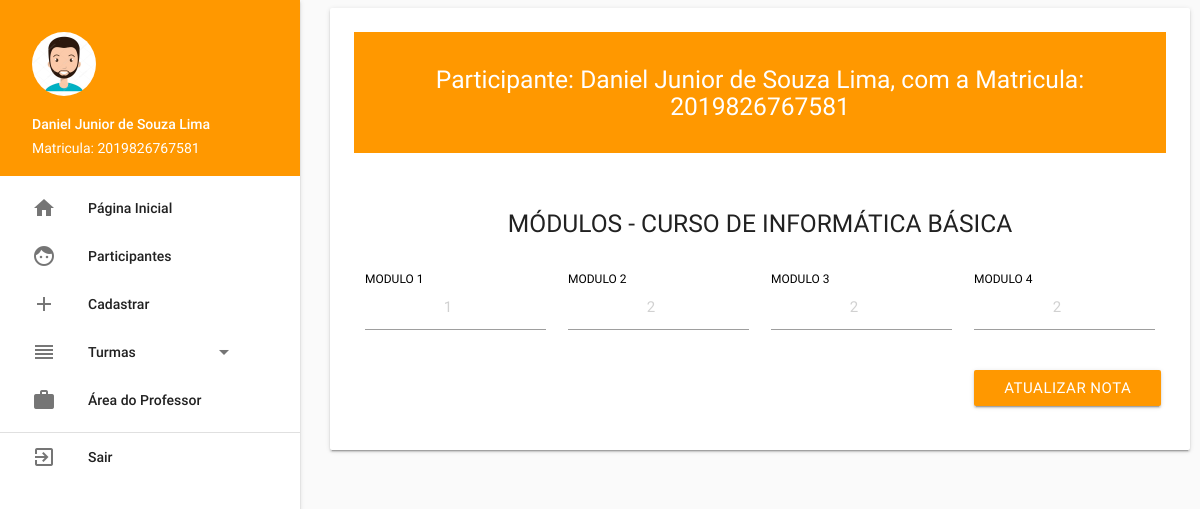
The app's page /professor/editarnotas/2019826767581 (signed in) with its own data.
### tables this page shows
CREATE TABLE `participantes` (
  `id` int(11) NOT NULL,
  `nome_completo` varchar(120) DEFAULT NULL,
  `data_nascimento` varchar(10) DEFAULT NULL,
  `estado_participante` varchar(15) DEFAULT NULL,
  `rg` varchar(12) DEFAULT NULL,
  `cpf` varchar(11) DEFAULT NULL,
  `matricula` varchar(20) DEFAULT NULL,
  `celular` varchar(12) DEFAULT NULL,
  `telefone` varchar(12) DEFAULT NULL,
  `email` varchar(120) DEFAULT NULL,
  `sexo` varchar(15) DEFAULT NULL,
  `turma` varchar(25) DEFAULT NULL,
  `acesso` varchar(10) DEFAULT 'user',
  `senha` varchar(70) DEFAULT NULL,
  `tipo` varchar(12) DEFAULT NULL,
  `numeracao_tipo` varchar(12) DEFAULT NULL
);

CREATE TABLE `notas` (
  `id` int(11) NOT NULL,
  `matricula_participante` varchar(20) DEFAULT NULL,
  `modulo_um` varchar(2) DEFAULT '0',
  `modulo_dois` varchar(2) DEFAULT '0',
  `modulo_tres` varchar(2) DEFAULT '0',
  `modulo_quatro` varchar(2) DEFAULT '0'
);

### App/Controller/professorController.php (called while the page is built, shortened)
<?php
class professorController extends controller
{
    public function editarnotas($matricula)
    {
        $dados = array();
        $professor = new professor();
        $dados['participante'] = $professor->selectedParticipante($matricula);
        $dados['notas'] = $professor->selectdNota($matricula);
        $this->template('professor', 'trocas-notas-participantes', $dados);
    }
}

### Core/core.php (called while the page is built, shortened)
<?php
    class Core{
        public function run(){
            $url = explode('index.php', $_SERVER['PHP_SELF']);
            $url = end($url);
            $params = array();
            if(!empty($url))
            {
                $url = explode('/', $url);
                array_shift($url);
                array_shift($url);
                if (isset($url[0]))
                {
                    $currentAction = $url[0];
                    array_shift($url);
                } else {
                    $currentAction = 'index';
                }
                if(count($url) > 0){
                    $params = $url;
                }
            } else {
                $currentAction = 'index';
                $currentController = 'homeController';
                $params = array();
            }
            $c = new $currentController();
            call_user_func_array(array($c, $currentAction), $params);
        }
    }

### index.php (called while the page is built, shortened)
<?php
    require_once('Core/core.php');
$core = new Core();
$core->run();

### App/Model/model.php (called while the page is built, shortened)
<?php
class model
{
    public function __construct()
    {
        try {
            $this->pdo = new PDO('mysql:host=localhost;port=3306;dbname=inclusaodigital', 'root', '');
        } catch (PDOException $e) {
            echo 'Falhou a conexão com banco de dados (Error: ' . $e->getMessage() . ')';
        }
    }
}

### App/Model/professor.php (called while the page is built, shortened)
<?php
class professor extends model
{
    public function selectedParticipante($matricula)
    {
        $sql = "SELECT * FROM participantes WHERE matricula = '$matricula'";
        $sql = $this->pdo->query($sql);
        if ($sql->rowCount() > 0) {
            return $sql->fetch();
        } else {
            return false;
        }
    }
    public function selectdNota($matriculaParticipante)
    {
        $sql = "SELECT * FROM notas WHERE matricula_participante = '$matriculaParticipante'";
        $sql = $this->pdo->query($sql);
        if ($sql->rowCount() > 0) {
            return $sql->fetch();
        }
    }
}

### App/View/professor/trocas-notas-participantes.php (the view, shortened to what this page needs)
<div class="orange">
    <br>
    <h5 class="center-align color-white">Participante: <?php echo $participante['nome_completo']?>, com a Matricula: <?php echo $participante['matricula']?></h5>
    <br>
</div>
<br><br>
<form action="" method="POST">
    <h5 class="center-align">MÓDULOS - CURSO DE INFORMÁTICA BÁSICA</h5>
    <br>
    <div class="row">
        <div class="col s12 m3 l3">
            <div class="input-field">
                <input type="number" class="center-align" name="modulo_um" id="modulo_um" placeholder="<?php echo $notas['modulo_um'];?>">
                <label for="modulo_um">MODULO 1</label>
            </div>
        </div>
        <div class="col s12 m3 l3">
            <div class="input-field">
                <input type="number" class="center-align" name="modulo_dois" id="modulo_dois" placeholder="<?php echo $notas['modulo_dois'];?>">
                <label for="modulo_dois">MODULO 2</label>
            </div>
        </div>
        <div class="col s12 m3 l3">
            <div class="input-field">
                <input type="number" class="center-align" name="modulo_tres" id="modulo_tres" placeholder="<?php echo $notas['modulo_tres'];?>">
                <label for="modulo_tres">MODULO 3</label>
            </div>
        </div>
        <div class="col s12 m3 l3">
            <div class="input-field">
                <input type="number" class="center-align" name="modulo_quatro" id="modulo_quatro" placeholder="<?php echo $notas['modulo_quatro'];?>">
                <label for="modulo_quatro">MODULO 4</label>
            </div>
        </div>
    </div>
    <div class="row">
        <div class="col s12 m4 l4">
        </div>
        <div class="col s12 m2 l2">
        </div>
        <div class="col s12 m3 l3">
        </div>
        <div class="col s12 m3 l3">
            <input class="btn orange" value="Atualizar Nota" type="submit">
        </div>
    </div>
</form>

### src/css/style.css (style rules this page uses)
.input-field label { color: #000; }
body, main, footer { padding-left: 330px; padding-right: 10px; }
.color-white { color: white; }

### records on screen
participantes: nome_completo "Daniel Junior de Souza Lima", matricula "2019826767581"
notas: modulo_um "1", modulo_dois "2", modulo_tres "2", modulo_quatro "2"

### other values on screen
$_SESSION['nome_completo'] "Daniel Junior de Souza Lima"
$_SESSION['matricula'] "2019826767581"
